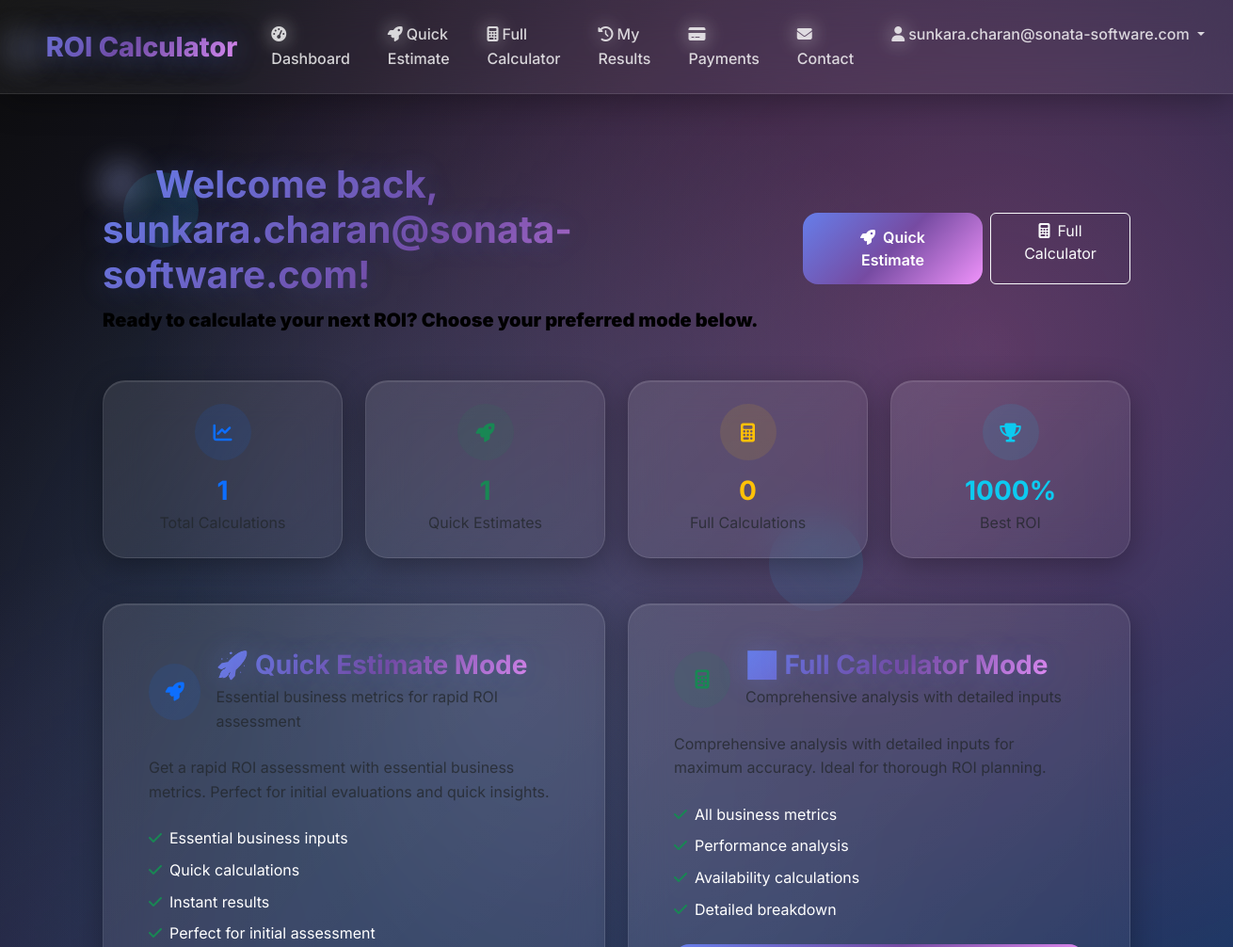
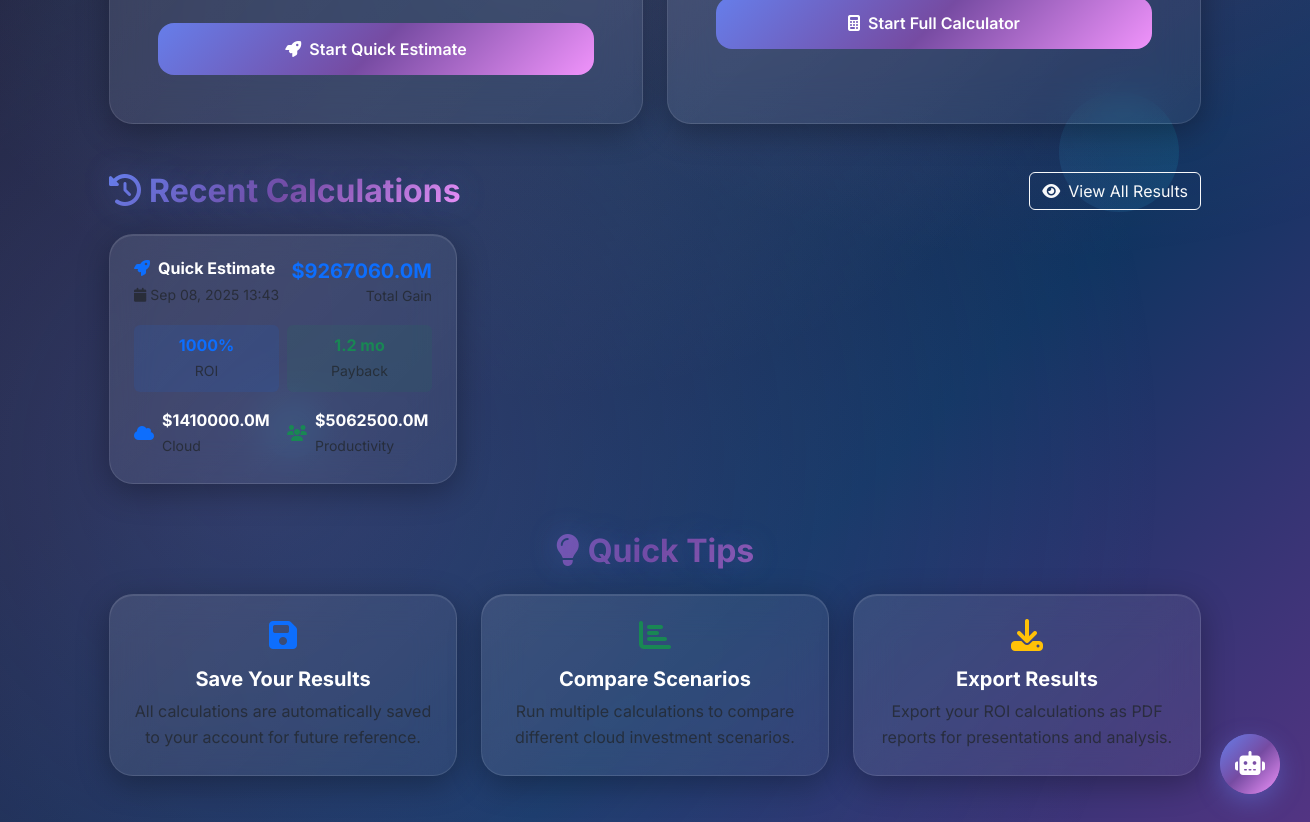
Page /dashboard/ (signed in) on the earlier database version (2 pictures, top to bottom).
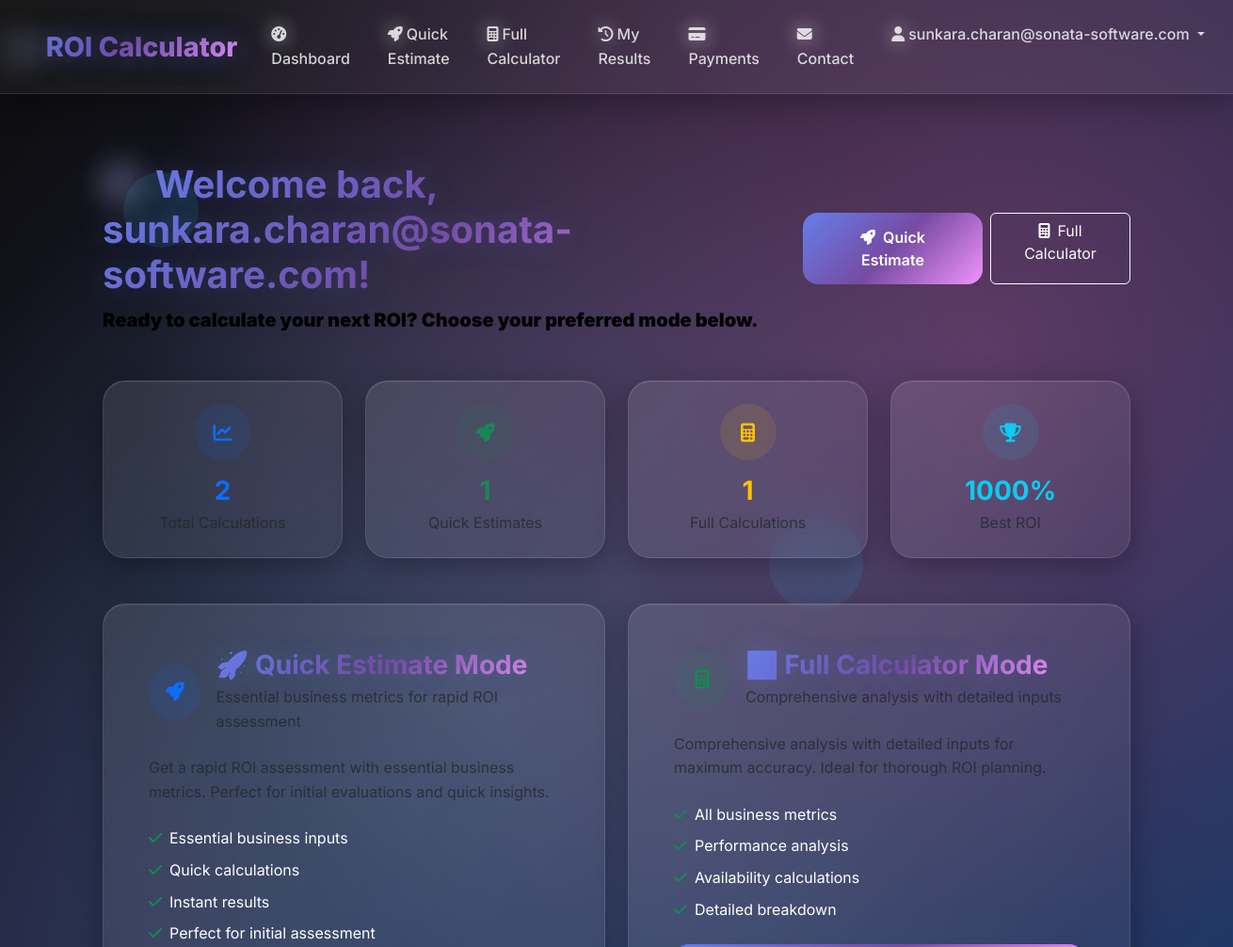
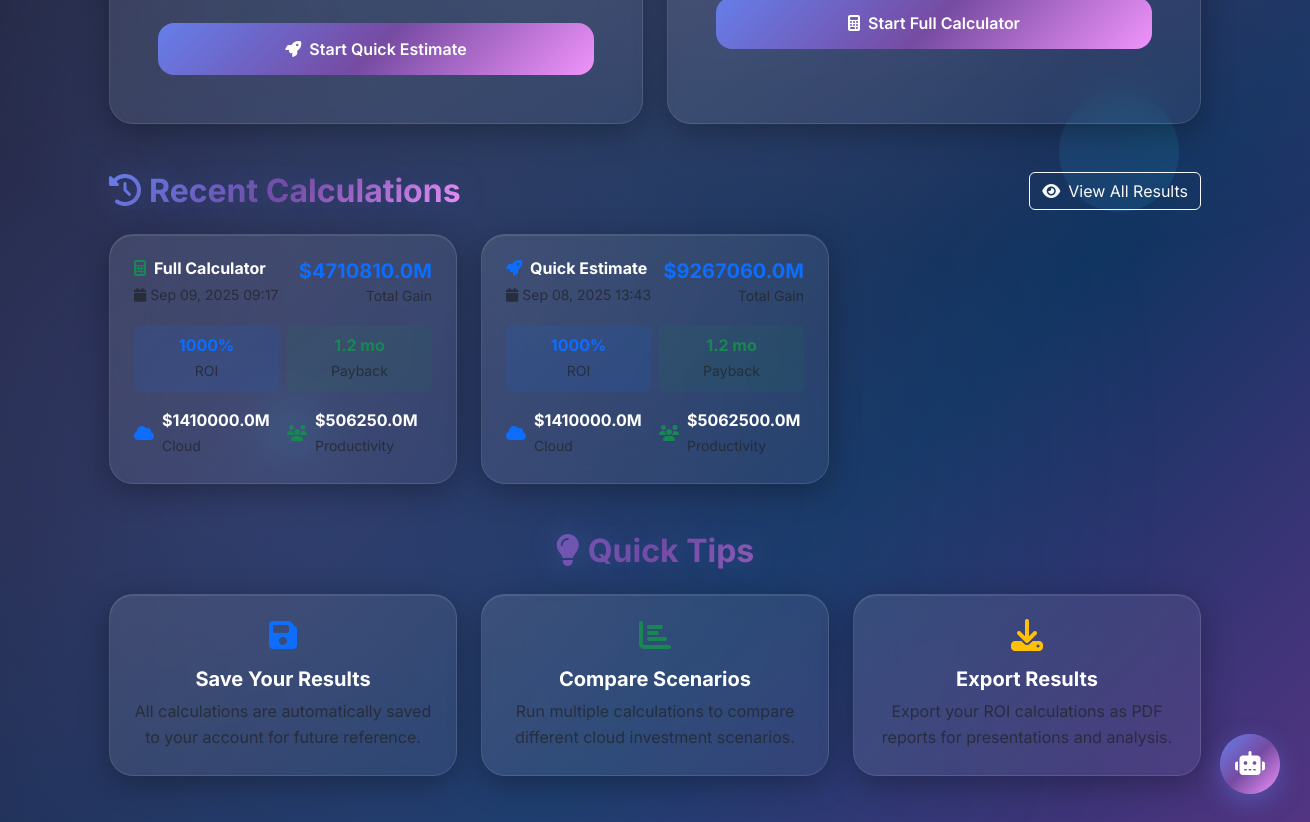
Same page on the later database version (2 pictures, top to bottom).
### calculator/models.py (models this page shows, shortened)
class ROIResult(models.Model):
    MODE_CHOICES = [
        ('quick', 'Quick Estimate'),
        ('full', 'Full Calculator'),
    ]
    user = models.ForeignKey(User, on_delete=models.CASCADE)
    timestamp = models.DateTimeField(auto_now_add=True)
    mode = models.CharField(max_length=32, choices=MODE_CHOICES)
    annual_revenue = models.BigIntegerField()
    gross_margin = models.FloatField()
    container_app_fraction = models.FloatField()
    annual_cloud_spend = models.BigIntegerField()
    compute_spend_fraction = models.FloatField()
    cost_sensitive_fraction = models.FloatField()
    num_engineers = models.IntegerField()
    engineer_cost_per_year = models.BigIntegerField()
    ops_time_fraction = models.FloatField()
    ops_toil_fraction = models.FloatField()
    toil_reduction_fraction = models.FloatField(null=True, blank=True)
    avg_response_time_sec = models.FloatField(null=True, blank=True)
    exec_time_influence_fraction = models.FloatField(null=True, blank=True)
    lat_red_container = models.FloatField(null=True, blank=True)
    lat_red_serverless = models.FloatField(null=True, blank=True)
    revenue_lift_per_100ms = models.FloatField(null=True, blank=True)
    current_fci_fraction = models.FloatField(null=True, blank=True)
    fci_reduction_fraction = models.FloatField(null=True, blank=True)
    cost_per_1pct_fci = models.FloatField(null=True, blank=True)
    cloud_savings = models.FloatField()
    productivity_gain = models.FloatField()
    performance_gain = models.FloatField()
    availability_gain = models.FloatField()
    total_annual_gain = models.FloatField()
    roi_percent = models.FloatField()
    payback_months = models.FloatField()
    payment_required = models.BooleanField(default=False)
    payment_completed = models.BooleanField(default=False)
    class Meta:
        ordering = ['-timestamp']

### calculator/views.py (the view)
# urls.py: path('', login_required(views.dashboard_home), name='dashboard_home'),
@login_required
def dashboard_home(request):
    recent_results = ROIResult.objects.filter(user=request.user).order_by('-timestamp')[:5]
    total_calculations = ROIResult.objects.filter(user=request.user).count()
    quick_calculations = ROIResult.objects.filter(user=request.user, mode='quick').count()
    full_calculations = ROIResult.objects.filter(user=request.user, mode='full').count()
    best_roi = ROIResult.objects.filter(user=request.user).order_by('-roi_percent').first()
    user_limit = get_or_create_user_limit(request.user)
    is_admin = request.user.is_staff or request.user.is_superuser
    context = {
        'recent_results': recent_results,
        'total_calculations': total_calculations,
        'quick_calculations': quick_calculations,
        'full_calculations': full_calculations,
        'best_roi': best_roi,
        'user_limit': user_limit,
        'remaining_calculations': user_limit.get_remaining_free_calculations(),
        'is_admin': is_admin,
        'has_unlimited_access': user_limit.unlimited_access,
        'unlimited_access_purchased_at': user_limit.unlimited_access_purchased_at,
    }
    return render(request, 'calculator/dashboard_home.html', context)

### calculator/models.py (called while the page is built)
    def get_remaining_free_calculations(self):
        if self.user.is_staff or self.user.is_superuser:
            return float('inf')  # Unlimited for admin
        if self.unlimited_access:
            return float('inf')  # Unlimited for paid users
        return max(0, 5 - self.full_calculations_used)

### calculator/views.py (called while the page is built)
def get_or_create_user_limit(user):
    limit, created = UserCalculationLimit.objects.get_or_create(user=user)
    return limit

### templates/calculator/dashboard_home.html (shortened to what the changed rows need)
{% extends 'base.html' %}
{% block content %}
<section class="dashboard-header py-4">
    <div class="container">
        <div class="row align-items-center">
            <div class="col-md-8">
                <h1 class="text-gradient fw-bold mb-2">
                    <i class="fas fa-tachometer-alt me-3 icon-glow"></i>Welcome back, {{ user.username }}!
                </h1>
            </div>
        </div>
    </div>
</section>
<section class="stats-section py-4">
    <div class="container">
        <div class="row g-4">
            <div class="col-md-3">
                <div class="gradient-card p-4 text-center">
                    <div class="bg-primary bg-opacity-10 rounded-circle d-inline-flex align-items-center justify-content-center mb-3" style="width: 60px; height: 60px;">
                        <i class="fas fa-chart-line fa-lg text-primary"></i>
                    </div>
                    <h3 class="fw-bold text-primary mb-1">{{ total_calculations }}</h3>
                    <p class="text-muted mb-0">Total Calculations</p>
                </div>
            </div>
            <div class="col-md-3">
                <div class="gradient-card p-4 text-center">
                    <div class="bg-warning bg-opacity-10 rounded-circle d-inline-flex align-items-center justify-content-center mb-3" style="width: 60px; height: 60px;">
                        <i class="fas fa-calculator fa-lg text-warning"></i>
                    </div>
                    <h3 class="fw-bold text-warning mb-1">{{ full_calculations }}</h3>
                    <p class="text-muted mb-0">Full Calculations</p>
                </div>
            </div>
            <div class="col-md-3">
                <div class="gradient-card p-4 text-center">
                    <div class="bg-info bg-opacity-10 rounded-circle d-inline-flex align-items-center justify-content-center mb-3" style="width: 60px; height: 60px;">
                        <i class="fas fa-trophy fa-lg text-info"></i>
                    </div>
                    <h3 class="fw-bold text-info mb-1">
                        {% if best_roi %}
                            {{ best_roi.roi_percent|floatformat:0 }}%
                        {% else %}
                            N/A
                        {% endif %}
                    </h3>
                    <p class="text-muted mb-0">Best ROI</p>
                </div>
            </div>
        </div>
    </div>
</section>
{% if recent_results %}
<section class="recent-calculations py-4">
    <div class="container">
        <div class="d-flex justify-content-between align-items-center mb-4">
            <h2 class="text-gradient fw-bold mb-0">
                <i class="fas fa-history me-2"></i>Recent Calculations
            </h2>
        </div>
        <div class="row g-4">
            {% for result in recent_results %}
            <div class="col-md-6 col-lg-4">
                <div class="gradient-card p-4 h-100">
                    <div class="d-flex justify-content-between align-items-start mb-3">
                        <div>
                            <h6 class="fw-bold mb-1">
                                {% if result.mode == 'quick' %}
                                    <i class="fas fa-rocket text-primary me-2"></i>Quick Estimate
                                {% else %}
                                    <i class="fas fa-calculator text-success me-2"></i>Full Calculator
                                {% endif %}
                            </h6>
                            <small class="text-muted">
                                <i class="fas fa-calendar me-1"></i>{{ result.timestamp|date:"M d, Y H:i" }}
                            </small>
                        </div>
                        <div class="text-end">
                            <div class="h5 fw-bold text-primary mb-0">${{ result.total_annual_gain|floatformat:1 }}M</div>
                            <small class="text-muted">Total Gain</small>
                        </div>
                    </div>
                    <div class="row g-2 mb-3">
                        <div class="col-6">
                            <div class="text-center p-2 bg-primary bg-opacity-10 rounded">
                                <div class="fw-bold text-primary">{{ result.roi_percent|floatformat:0 }}%</div>
                                <small class="text-muted">ROI</small>
                            </div>
                        </div>
                        <div class="col-6">
                            <div class="text-center p-2 bg-success bg-opacity-10 rounded">
                                <div class="fw-bold text-success">{{ result.payback_months|floatformat:1 }} mo</div>
                                <small class="text-muted">Payback</small>
                            </div>
                        </div>
                    </div>
                    <div class="row g-2">
                        <div class="col-6">
                            <div class="d-flex align-items-center">
                                <i class="fas fa-cloud text-primary me-2"></i>
                                <div>
                                    <div class="fw-bold">${{ result.cloud_savings|floatformat:1 }}M</div>
                                    <small class="text-muted">Cloud</small>
                                </div>
                            </div>
                        </div>
                        <div class="col-6">
                            <div class="d-flex align-items-center">
                                <i class="fas fa-users text-success me-2"></i>
                                <div>
                                    <div class="fw-bold">${{ result.productivity_gain|floatformat:1 }}M</div>
                                    <small class="text-muted">Productivity</small>
                                </div>
                            </div>
                        </div>
                    </div>
                </div>
            </div>
            {% endfor %}
        </div>
    </div>
</section>
{% endif %}
<section class="quick-tips py-4">
    <div class="container">
        <h2 class="text-gradient fw-bold mb-4 text-center">
            <i class="fas fa-lightbulb me-2"></i>Quick Tips
        </h2>
    </div>
</section>
{% endblock %}

Differences in the rows shown:
added ROIResult: mode "full" (drawn), timestamp "Sep 09, 2025 09:17", total_annual_gain "4710810.0", roi_percent "1000", payback_months "1.2", cloud_savings "1410000.0", productivity_gain "506250.0"
Other differences:
{{ total_calculations }}: "1" → "2"
{{ full_calculations }}: "0" → "1"
